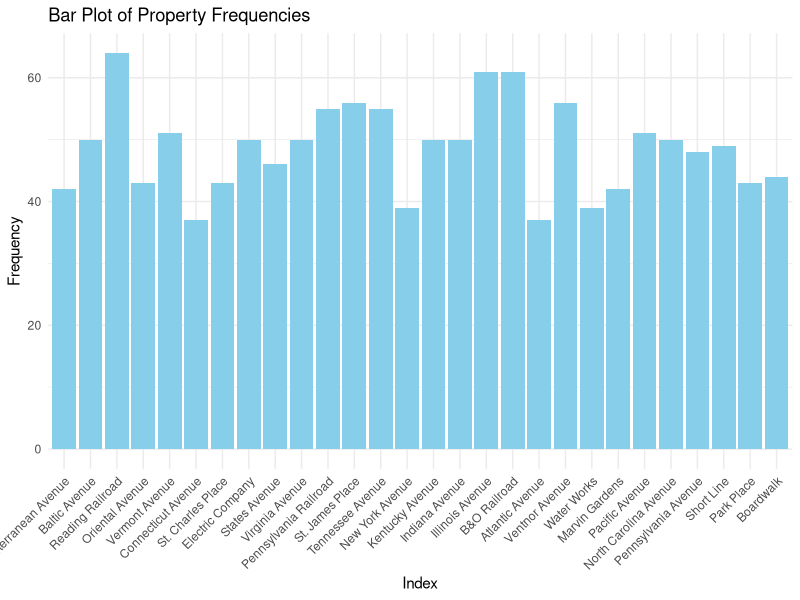
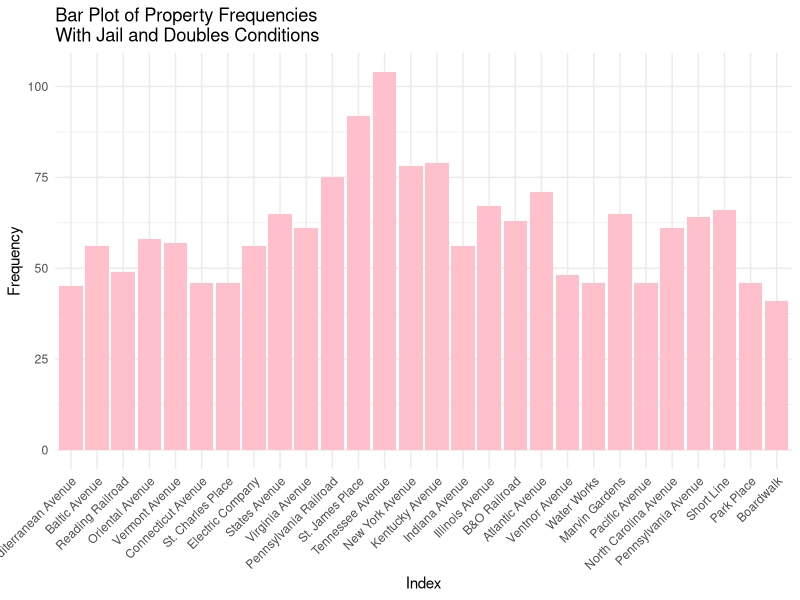
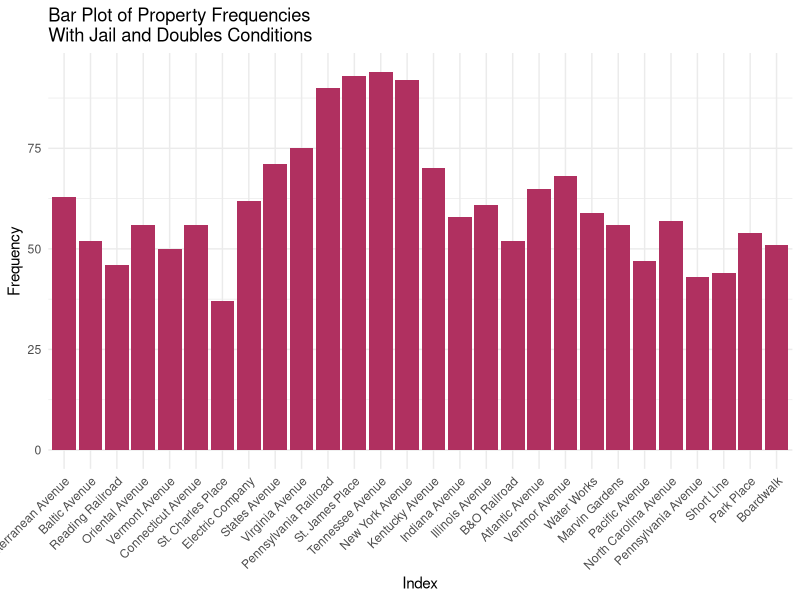

Recreate these plots in R, in order. (Note: this script raises an error after producing the figures.)
## ---- chunk 1
knitr::opts_chunk$set(echo = TRUE)
## ---- chunk 2
# Word docx in repository
## ---- chunk 3
dice_1 <- function() {
  sample(1:6, 1)
}

dice_2 <- function() {
  sample(1:6, 1)
}

property_sum_10games <- c(0, 0, 0, 0, 0, 0, 0, 0, 0, 0, 0, 0, 0, 0, 0, 0, 0, 0, 0, 0, 0, 0, 0, 0, 0, 0, 0, 0)

for (game in 1:10) {
  game_board <- c(0, 0, 0, 0, 0, 0, 0, 0, 0, 0, 0, 0, 0, 0, 0, 0, 0, 0, 0, 0, 0, 0, 0, 0, 0, 0, 0, 0, 0, 0, 0, 0, 0, 0, 0, 0, 0, 0, 0, 0)

  players <- list(
    player1 <- 0,
    player2 <- 0,
    player3 <- 0,
    player4 <- 0
  )

  for (i in 1:50) {
    for (j in 1:4) {
      dice_total <- dice_1() + dice_2()
      players[[j]] <- (players[[j]] + dice_total) %% 41
      game_board[players[[j]]] <- game_board[players[[j]]] + 1
    }
  }

  properties <- game_board[c(2, 4, 6, 7, 9, 10, 12, 13, 14, 15, 16, 17, 19, 20, 22, 24, 25, 26, 27, 28, 29, 30, 32, 33, 35, 36, 38, 40)]
  
  property_sum_10games <- property_sum_10games + properties
}  

names(property_sum_10games) <- c("Mediterranean Avenue", "Baltic Avenue", "Reading Railroad", "Oriental Avenue", "Vermont Avenue", "Connecticut Avenue", "St. Charles Place", "Electric Company", "States Avenue", "Virginia Avenue", "Pennsylvania Railroad", "St. James Place", "Tennessee Avenue", "New York Avenue", "Kentucky Avenue", "Indiana Avenue", "Illinois Avenue", "B&O Railroad", "Atlantic Avenue", "Ventnor Avenue", "Water Works", "Marvin Gardens", "Pacific Avenue", "North Carolina Avenue", "Pennsylvania Avenue", "Short Line", "Park Place", "Boardwalk")

library(ggplot2)

prop_freq1 <- data.frame(
  property = factor(names(property_sum_10games), levels = names(property_sum_10games)),
  frequency = property_sum_10games
)

ggplot(prop_freq1, aes(x = property, y = frequency)) +
  geom_bar(stat = "identity", fill = "skyblue") +
  labs(x = "Index", y = "Frequency", title = "Bar Plot of Property Frequencies") +
  theme_minimal() +
  theme(axis.text.x = element_text(angle = 45, hjust = 1))
## ---- chunk 4
property_sum_10games_jail <- c(0, 0, 0, 0, 0, 0, 0, 0, 0, 0, 0, 0, 0, 0, 0, 0, 0, 0, 0, 0, 0, 0, 0, 0, 0, 0, 0, 0)

for (game in 1:10) {
  game_board <- c(0, 0, 0, 0, 0, 0, 0, 0, 0, 0, 0, 0, 0, 0, 0, 0, 0, 0, 0, 0, 0, 0, 0, 0, 0, 0, 0, 0, 0, 0, 0, 0, 0, 0, 0, 0, 0, 0, 0, 0)

  players <- list( # Store players as a list of data frames with their information
    player1 <- data.frame(
      location = 0, # Location on the board (integer)
      double_rolls = 0, # Number of times doubles have been rolled consecutively (integer)
      jail = FALSE, # Is the player in jail? (boolean)
      jail_rolls = 0), # Number of times a player has rolled while in jail (integer)
    player2 <- data.frame(
      location = 0,
      double_rolls = 0,
      jail = FALSE,
      jail_rolls = 0),
    player3 <- data.frame(
      location = 0,
      double_rolls = 0,
      jail = FALSE,
      jail_rolls = 0),
    player4 <- data.frame(
      location = 0,
      double_rolls = 0,
      jail = FALSE,
      jail_rolls = 0)
  )

  for (i in 1:50) { # Each player has 50 turns
    for (j in 1:4) { # Players take turns in order
      if (players[[j]]$jail == TRUE) { # If the player is in jail...
        d1 = dice_1()
        d2 = dice_2()
        jail_rolls <- jail_rolls + 1
        
        if (d1 == d2 || players[[j]]$jail_rolls == 3) { # If the player rolls doubles or has been in jail for 3 turns, then they get out
          jail = FALSE
          players[[j]]$jail_rolls <- 0
          dice_total <- dice_1() + dice_2()
          players[[j]]$location <- (players[[j]]$location + dice_total) %% 41
          game_board[players[[j]]$location] <- game_board[players[[j]]$location] + 1
        }
        
      } else { # If the player is not in jail...
        d1 = dice_1()
        d2 = dice_2()
        dice_total <- dice_1() + dice_2()
        players[[j]]$location <- (players[[j]]$location + dice_total) %% 41
        game_board[players[[j]]$location] <- game_board[players[[j]]$location] + 1
        
        if (players[[j]]$location == 31) { # Player landed on "Go to jail"
          players[[j]]$location <- 11
          jail = TRUE
        } else if (d1 == d2) { # Player rolled doubles on their first roll
          players[[j]]$double_rolls = players[[j]]$double_rolls + 1
        }
        
        while (players[[j]]$double_rolls > 0 & players[[j]]$double_rolls < 3) { # Player rolls again if they got doubles
          d1 = dice_1()
          d2 = dice_2()
          dice_total <- dice_1() + dice_2()
          players[[j]]$location <- (players[[j]]$location + dice_total) %% 41
          game_board[players[[j]]$location] <- game_board[players[[j]]$location] + 1
          
          if (d1 == d2) { # Increment the player's number of consecutive doubles rolls
            players[[j]]$double_rolls = players[[j]]$double_rolls + 1
          }
        }
        
        if (players[[j]]$double_rolls == 3) { # If player rolls double 3 times in a row, then they go to jail
          players[[j]]$location <- 11
          jail = TRUE
        }
      }
    }  
  }    

  properties <- game_board[c(2, 4, 6, 7, 9, 10, 12, 13, 14, 15, 16, 17, 19, 20, 22, 24, 25, 26, 27, 28, 29, 30, 32, 33, 35, 36, 38, 40)]
  
  property_sum_10games_jail <- property_sum_10games_jail + properties
}  

names(property_sum_10games_jail) <- c("Mediterranean Avenue", "Baltic Avenue", "Reading Railroad", "Oriental Avenue", "Vermont Avenue", "Connecticut Avenue", "St. Charles Place", "Electric Company", "States Avenue", "Virginia Avenue", "Pennsylvania Railroad", "St. James Place", "Tennessee Avenue", "New York Avenue", "Kentucky Avenue", "Indiana Avenue", "Illinois Avenue", "B&O Railroad", "Atlantic Avenue", "Ventnor Avenue", "Water Works", "Marvin Gardens", "Pacific Avenue", "North Carolina Avenue", "Pennsylvania Avenue", "Short Line", "Park Place", "Boardwalk")

library(ggplot2)

prop_freq2 <- data.frame(
  property = factor(names(property_sum_10games_jail), levels = names(property_sum_10games_jail)),
  frequency = property_sum_10games_jail
)

ggplot(prop_freq2, aes(x = property, y = frequency)) +
  geom_bar(stat = "identity", fill = "pink") +
  labs(x = "Index", y = "Frequency", title = "Bar Plot of Property Frequencies\nWith Jail and Doubles Conditions") +
  theme_minimal() +
  theme(axis.text.x = element_text(angle = 45, hjust = 1))
## ---- chunk 5
# Chance function
chance <- function() {
  card <- sample(1:16, 1)
  if (card == 1) {
    players[[j]]$location <- 40 # Advance to Boardwalk
  } else if (card == 2) {
    players[[j]]$location <- 1 # Advance to Go
  } else if (card == 3) {
    players[[j]]$location <- 25 # Advance to Illinois Ave
  } else if (card == 4) {
    players[[j]]$location <- 12 # Advance to St. Charles Place
  } else if (card == 5 || card == 6) { # Advance to the nearest railroad
    if (players[[j]]$location == 37) {
      players[[j]]$location <- 6 # Advance to Reading Railroad
    } else if (players[[j]]$location == 8) {
      players[[j]]$location <- 16 # Advance to Pennsylvania Railroad
    } else if (players[[j]]$location == 23) {
      players[[j]]$location <- 26 # Advance to B&O Railroad
    } # Short Line doesn't apply here
  } else if (card == 7) { # Advance to the nearest utility
    if (players[[j]]$location == 8 || players[[j]]$location == 37) {
      players[[j]]$location <- 13 # Advance to Electric Company
    } else if (players[[j]]$location == 23) {
      players[[j]]$location <- 29 # Advance to Water Works
    }
  } else if (card == 8) {
    players[[j]]$location <- players[[j]]$location - 3 # Move backwards 3 places
  } else if (card == 9) {
    players[[j]]$location <- 11 # Go to jail
    players[[j]]$jail == TRUE
  } else if (card == 10) {
    players[[j]]$location <- 6 # Advance to Reading Railroad
  } 
 }

# Simulation with the chance function and jail conditions
property_sum_10games_chance <- c(0, 0, 0, 0, 0, 0, 0, 0, 0, 0, 0, 0, 0, 0, 0, 0, 0, 0, 0, 0, 0, 0, 0, 0, 0, 0, 0, 0)

for (game in 1:10) {
  game_board <- c(0, 0, 0, 0, 0, 0, 0, 0, 0, 0, 0, 0, 0, 0, 0, 0, 0, 0, 0, 0, 0, 0, 0, 0, 0, 0, 0, 0, 0, 0, 0, 0, 0, 0, 0, 0, 0, 0, 0, 0)

  players <- list(
    player1 <- data.frame(
      location = 0,
      double_rolls = 0,
      jail = FALSE,
      jail_rolls = 0),
    player2 <- data.frame(
      location = 0,
      double_rolls = 0,
      jail = FALSE,
      jail_rolls = 0),
    player3 <- data.frame(
      location = 0,
      double_rolls = 0,
      jail = FALSE,
      jail_rolls = 0),
    player4 <- data.frame(
      location = 0,
      double_rolls = 0,
      jail = FALSE,
      jail_rolls = 0)
  )

  for (i in 1:50) {
    for (j in 1:4) {
      if (players[[j]]$jail == TRUE) {
        d1 = dice_1()
        d2 = dice_2()
        jail_rolls <- jail_rolls + 1
        
        if (d1 == d2 || players[[j]]$jail_rolls == 3) {
          jail = FALSE
          players[[j]]$jail_rolls <- 0
          dice_total <- dice_1() + dice_2()
          players[[j]]$location <- (players[[j]]$location + dice_total) %% 41
          if (players[[j]]$location == 8 || players[[j]]$location == 23 || players[[j]]$location == 37) {
            game_board[players[[j]]$location] <- game_board[players[[j]]$location] + 1
            chance()
          }
          game_board[players[[j]]$location] <- game_board[players[[j]]$location] + 1
        }
        
      } else {
        d1 = dice_1()
        d2 = dice_2()
        dice_total <- dice_1() + dice_2()
        players[[j]]$location <- (players[[j]]$location + dice_total) %% 41
        if (players[[j]]$location == 8 || players[[j]]$location == 23 || players[[j]]$location == 37) {
            game_board[players[[j]]$location] <- game_board[players[[j]]$location] + 1
            chance()
          }
        game_board[players[[j]]$location] <- game_board[players[[j]]$location] + 1
        
        if (players[[j]]$location == 31) {
          players[[j]]$location <- 11
          jail = TRUE
        } else if (d1 == d2) {
          players[[j]]$double_rolls = players[[j]]$double_rolls + 1
        }
        
        while (players[[j]]$double_rolls > 0 & players[[j]]$double_rolls < 3) {
          d1 = dice_1()
          d2 = dice_2()
          dice_total <- dice_1() + dice_2()
          players[[j]]$location <- (players[[j]]$location + dice_total) %% 41
          if (players[[j]]$location == 8 || players[[j]]$location == 23 || players[[j]]$location == 37) {
            game_board[players[[j]]$location] <- game_board[players[[j]]$location] + 1
            chance()
          }
          game_board[players[[j]]$location] <- game_board[players[[j]]$location] + 1
          
          if (d1 == d2) {
            players[[j]]$double_rolls = players[[j]]$double_rolls + 1
          }
        }
        
        if (players[[j]]$double_rolls == 3) {
          players[[j]]$location <- 11
          jail = TRUE
        }
      }
    }  
  }    

  properties <- game_board[c(2, 4, 6, 7, 9, 10, 12, 13, 14, 15, 16, 17, 19, 20, 22, 24, 25, 26, 27, 28, 29, 30, 32, 33, 35, 36, 38, 40)]
  
  property_sum_10games_chance <- property_sum_10games_chance + properties
}  

names(property_sum_10games_chance) <- c("Mediterranean Avenue", "Baltic Avenue", "Reading Railroad", "Oriental Avenue", "Vermont Avenue", "Connecticut Avenue", "St. Charles Place", "Electric Company", "States Avenue", "Virginia Avenue", "Pennsylvania Railroad", "St. James Place", "Tennessee Avenue", "New York Avenue", "Kentucky Avenue", "Indiana Avenue", "Illinois Avenue", "B&O Railroad", "Atlantic Avenue", "Ventnor Avenue", "Water Works", "Marvin Gardens", "Pacific Avenue", "North Carolina Avenue", "Pennsylvania Avenue", "Short Line", "Park Place", "Boardwalk")

# Plot
library(ggplot2)

prop_freq2 <- data.frame(
  property = factor(names(property_sum_10games_chance), levels = names(property_sum_10games_chance)),
  frequency = property_sum_10games_chance
)

ggplot(prop_freq2, aes(x = property, y = frequency)) +
  geom_bar(stat = "identity", fill = "maroon") +
  labs(x = "Index", y = "Frequency", title = "Bar Plot of Property Frequencies\nWith Jail and Doubles Conditions") +
  theme_minimal() +
  theme(axis.text.x = element_text(angle = 45, hjust = 1))
## ---- chunk 6
# Community Chest Cards Function
chest <- function() {
  chest_card <- sample(1:16, 1)
    if (chest_card == 1) {
      players[[j]]$location <- 1 # Advance to Go (Collect $200)
      players[[j]]$account <- players[[j]]$account + 200
    } else if (chest_card == 2) {
      players[[j]]$account <- players[[j]]$account + 200 # Bank error in your favor. Collect $200
    } else if (chest_card == 3) {
      players[[j]]$account <- players[[j]]$account - 50 # Doctor’s fee. Pay $50
      free_parking_fund <- free_parking_fund + 50
    } else if (chest_card == 4) {
      players[[j]]$account <- players[[j]]$money + 50 # From sale of stock you get $50
    } else if (chest_card == 5) {
      players[[j]]$get_out_of_jail_free == TRUE # Get Out of Jail Free
    } else if (chest_card == 6) {
      players[[j]]$jail == TRUE # Go to Jail. Go directly to jail, do not pass Go, do not collect $200
    } else if (chest_card == 7) {
      players[[j]]$account <- players[[j]]$account + 100 # Holiday fund matures. Receive $100
    } else if (chest_card == 8) {
      players[[j]]$account <- players[[j]]$account + 20 # Income tax refund. Collect $20
    } else if (chest_card == 9) {
      players[[j]]$account <- players[[j]]$account + 10 * 3 # It is your birthday. Collect $10 from every player
        for (k in 1:4) {
          if (k != j) {
            players[[k]]$account <- players[[k]]$account - 10
        }
      }
    } else if (chest_card == 10) {
      players[[j]]$account <- players[[j]]$account + 100 # Life insurance matures. Collect $100
    } else if (chest_card == 11) {
      players[[j]]$account <- players[[j]]$account - 100 # Pay hospital fees of $100
      free_parking_fund <- free_parking_fund + 100
    } else if (chest_card == 12) {
      players[[j]]$account <- players[[j]]$account - 50 # Pay school fees of $50
      free_parking_fund <- free_parking_fund + 50
    } else if (chest_card == 13) {
      players[[j]]$account <- players[[j]]$account - 25 # Receive $25 consultancy fee
      free_parking_fund <- free_parking_fund + 25
    } else if (chest_card == 14) {
      players[[j]]$account <- players[[j]]$account + 10 # You have won second prize in a beauty contest. Collect $10
    } else if (chest_card == 15) {
      players[[j]]$account <- players[[j]]$account + 100 # You inherit $100
    }
      # Card 16 is paying for houses and hotels -- doesn't apply here
}

free_parking_fund <- 0

free_parking <- function(){
  if (players[[j]]$location == 20) {  # Free Parking position
  players[[j]]$account <- players[[j]]$account + free_parking_fund
  free_parking_fund <- 0  # Reset the fund
  }
}
## ---- chunk 7
chance <- function() {
  card <- sample(1:16, 1)
  old_location <- players[[j]]$location
  new_location <- players[[j]]$location
   if (card == 1) {
    players[[j]]$location <- 40 # Advance to Boardwalk
    new_location <- players[[j]]$location
  } else if (card == 2) {
    players[[j]]$location <- 1 # Advance to Go
    new_location <- players[[j]]$location
  } else if (card == 3) {
    players[[j]]$location <- 25 # Advance to Illinois Ave
    new_location <- players[[j]]$location
  } else if (card == 4) {
    players[[j]]$location <- 12 # Advance to St. Charles Place
    new_location <- players[[j]]$location
  } else if (card == 5 || card == 6) { # Advance to the nearest railroad
    if (players[[j]]$location == 37) {
      players[[j]]$location <- 6 # Advance to Reading Railroad
      new_location <- players[[j]]$location
    } else if (players[[j]]$location == 8) {
      players[[j]]$location <- 16 # Advance to Pennsylvania Railroad
      new_location <- players[[j]]$location
    } else if (players[[j]]$location == 23) {
      players[[j]]$location <- 26 # Advance to B&O Railroad
      new_location <- players[[j]]$location
    } 
  } else if (card == 7) { # Advance to the nearest utility
    if (players[[j]]$location == 8 || players[[j]]$location == 37) {
      players[[j]]$location <- 13 # Advance to Electric Company
      new_location <- players[[j]]$location
    } else if (players[[j]]$location == 23) {
      players[[j]]$location <- 29 # Advance to Water Works
      new_location <- players[[j]]$location
    }
  } else if (card == 8) {
    players[[j]]$location <- players[[j]]$location - 3 # Move backwards 3 places
    new_location <- players[[j]]$location
  } else if (card == 9) {
    players[[j]]$location <- 11 # Go to jail
    players[[j]]$jail == TRUE
    new_location <- players[[j]]$location
  } else if (card == 10) {
    players[[j]]$location <- 6 # Advance to Reading Railroad
    new_location <- players[[j]]$location
  } 

  if (new_location < old_location && card %in% c(3,4,10)) {
    players[[j]]$account <- players[[j]]$account + 200 # Passing Go for cards 3, 4, and 10
  }
  
    else if (card == 11) {
      players[[j]]$account <- players[[j]]$account + 50 # Bank pays you $50
    }
    else if (card == 12) {
      players[[j]]$get_out_of_jail_free == TRUE # Get out of jail free card
    }
    else if (card == 13) {
      players[[j]]$account <- players[[j]]$account - 15 # Speeding fine $15
      free_parking_fund <- free_parking_fund + 15
    }
    else if (card == 14) {
      players[[j]]$account <- players[[j]]$account - 50 * 3
        for (k in 1:4) {
          if (k != j) {
            players[[k]]$account <- players[[k]]$account + 50 # Elected Chairman of the Board; pay each player $50
          }
        }
    }
    else if (card == 15) {
      players[[j]]$account <- players[[j]]$account + 150 # Building loan matures; collect $150
      
      # Card 16 is paying for houses and hotels -- doesn't apply here
    }
}
## ---- chunk 8
chance <- function() {
  card <- sample(1:16, 1)
  if (card == 1) {
    players[[j]]$location <- 40 # Advance to Boardwalk
  } else if (card == 2) {
    players[[j]]$location <- 1 # Advance to Go
    players[[j]]$account <- players[[j]]$account + 200
  } else if (card == 3) {
    players[[j]]$location <- 25 # Advance to Illinois Ave
    if (players[[j]]$location == 37) {
      players[[j]]$account <- players[[j]]$account + 200
    }
  } else if (card == 4) {
    players[[j]]$location <- 12 # Advance to St. Charles Place
    if (players[[j]]$location != 8) {
      players[[j]]$account <- players[[j]]$account + 200
    }
  } else if (card == 5 || card == 6) { # Advance to the nearest railroad
    if (players[[j]]$location == 37) {
      players[[j]]$location <- 6 # Advance to Reading Railroad
      players[[j]]$account <- players[[j]]$account + 200
    } else if (players[[j]]$location == 8) {
      players[[j]]$location <- 16 # Advance to Pennsylvania Railroad
    } else if (players[[j]]$location == 23) {
      players[[j]]$location <- 26 # Advance to B&O Railroad
    } 
  } else if (card == 7) { # Advance to the nearest utility
    if (players[[j]]$location == 8 || players[[j]]$location == 37) {
      players[[j]]$location <- 13 # Advance to Electric Company
      if (players[[j]]$location == 37) {
      players[[j]]$account <- players[[j]]$account + 200
    }
    } else if (players[[j]]$location == 23) {
      players[[j]]$location <- 29 # Advance to Water Works
    }
  } else if (card == 8) {
    players[[j]]$location <- players[[j]]$location - 3 # Move backwards 3 places
  } else if (card == 9) {
    players[[j]]$location <- 11 # Go to jail
    players[[j]]$jail == TRUE
  } else if (card == 10) {
    players[[j]]$location <- 6 # Advance to Reading Railroad
    players[[j]]$account <- players[[j]]$account + 200
  } else if (card == 11) { # Bank pays you $50
    players[[j]]$account <- players[[j]]$account + 50
  } else if (card == 12) { # Get out of jail free
    players[[j]]$get_out_of_jail_free = TRUE
  } else if (card == 13) { # Speeding fine
    players[[j]]$account <- players[[j]]$account - 15
  } else if (card == 14) { # Elected chairman
    players[[j]]$account <- players[[j]]$account + 150
    for (k in 1:4) {
      if (players[[j]] != players[[k]]) {
        players[[k]]$account <- players[[k]]$account - 50
      }
    }
  } else if (card == 15) { # Building loan matures
    players[[j]]$account <- players[[j]]$account + 150
  }
}
## ---- chunk 9
divide_properties <- function(x) {
  shuffled <- sample(x)
  n <- length(shuffled)
  indices <- rep(1:4, times = 7)
  result <- split(shuffled, indices)
}
## ---- chunk 10
ownership <- function(x) {
  for (p in players) {
    for (i in 1:7) {
      if (x == players[[p]]$owned_properties[i]) {
        if (p == players[[p]]$ID) {
          return(null)
        } else {
          return(players[[p]])
        }
      }
    }
  }
}
## ---- chunk 11
special_ownership <- function(x) {
  rail_count <- 0
  util_count
  for (i in 1:7) {
    if (x[i] == 6 || x[i] == 16 || x[i] == 26 || x[i] == 36) {
      rail_count <- rail_count + 1
    } else if (x[i] == 13 || x[i] == 29) {
      util_count = util_count + 1
    }
  }
  
  fees <- c()
  
  if (rail_count == 0) {
    fees <- append(fees, 0)
  } else if (rail_count == 1) {
    fees <- append(fees, 25)
  } else if (rail_count == 2) {
    fees <- append(fees, 50)
  } else {
    fees <- append(fees, 100)
  }
  
  if (util_count == 0) {
    fees <- append(fees, 0)
  } else if (util_count == 1) {
    fees <- append(fees, 4)
  } else {
    fees <- append(fees, 10)
  } 
  
  return(fees)
}
## ---- chunk 12
rent <- function(x) {
  if (x == 1) { # Go
    players[[j]]$account = players[[j]]$account + 200 
  } else if (x == 5) { # Income tax
    players[[j]]$account = players[[j]]$account - 200
  } else if (x == 39) { # Luxury tax
    players[[j]]$account = players[[j]]$account - 100
  }
  
  owner <- ownership(x)
  if (owner$in_game == TRUE) {
    if (x == 2) { # Mediterranean Ave
      players[[j]]$account = players[[j]]$account - 2
      owner$account = owner$account + 2
    } else if (x == 4) { # Baltic Ave
      players[[j]]$account = players[[j]]$account - 4
      owner$account = owner$account + 4
    } else if (x == 4 || x == 16 || x == 26 || x == 36) { # Railroads
      special_fees <- owner$rails_and_utils
      players[[j]]$account = players[[j]]$account - special_fees[1]
      owner$account = owner$account + special_fees[1]
    } else if (x == 6) { # Oriental Ave
      players[[j]]$account = players[[j]]$account - 6
      owner$account = owner$account + 6
    } else if (x == 9) { # Vermont Ave
      players[[j]]$account = players[[j]]$account - 6
      owner$account = owner$account + 6
    } else if (x == 10) { # Connecticut Ave
      players[[j]]$account = players[[j]]$account - 8
      owner$account = owner$account + 8
    } else if (x == 12) { # St. Charles Place
      players[[j]]$account = players[[j]]$account - 10
      owner$account = owner$account + 10
    } else if (x == 13 || x == 29) { # Utilities
      special_fees <- owner$rails_and_utils
      players[[j]]$account = players[[j]]$account - special_fees[2]
      owner$account = owner$account + special_fees[2]
    } else if (x == 14) { # States Ave
      players[[j]]$account = players[[j]]$account - 10
      owner$account = owner$account + 10
    } else if (x == 15) { # Virginia Ave
      players[[j]]$account = players[[j]]$account - 12
      owner$account = owner$account + 12
    } else if (x == 17) { # St. James Place
      players[[j]]$account = players[[j]]$account - 14
      owner$account = owner$account + 14
    } else if (x == 19) { # Tennessee Ave
      players[[j]]$account = players[[j]]$account - 14
      owner$account = owner$account + 14
    } else if (x == 20) { # New York Ave
      players[[j]]$account = players[[j]]$account - 16
      owner$account = owner$account + 16
    } else if (x == 22) { # Kentucky Ave
      players[[j]]$account = players[[j]]$account - 18
      owner$account = owner$account + 18
    } else if (x == 24) { # Indiana Ave
      players[[j]]$account = players[[j]]$account - 18
      owner$account = owner$account + 18
    } else if (x == 25) { # Illinois Ave
      players[[j]]$account = players[[j]]$account - 20
      owner$account = owner$account + 20
    } else if (x == 27) { # Atlantic Ave
      players[[j]]$account = players[[j]]$account - 22
      owner$account = owner$account + 22
    } else if (x == 28) { # Vetnor Ave
      players[[j]]$account = players[[j]]$account - 22
      owner$account = owner$account + 22
    } else if (x == 30) { # Marvin Gardens
      players[[j]]$account = players[[j]]$account - 24
      owner$account = owner$account + 24
    } else if (x == 32) { # Pacific Ave
      players[[j]]$account = players[[j]]$account - 26
      owner$account = owner$account + 26
    } else if (x == 33) { # North Carolina Ave
      players[[j]]$account = players[[j]]$account - 26
      owner$account = owner$account + 26
    } else if (x == 35) { # Pennsylvania Ave
      players[[j]]$account = players[[j]]$account - 28
      owner$account = owner$account + 28
    } else if (x == 38) { # Park Place
      players[[j]]$account = players[[j]]$account - 35
      owner$account = owner$account + 35
    } else if (x == 40) { # Boardwalk
      players[[j]]$account = players[[j]]$account - 50
      owner$account = owner$account + 50
    }
  }
}
## ---- chunk 13
properties <- c(2, 4, 6, 7, 9, 10, 12, 13, 14, 15, 16, 17, 19, 20, 22, 24, 25, 26, 27, 28, 29, 30, 32, 33, 35, 36, 38, 40)

# Randomly give each player 7 properties
property_groups <- divide_properties(properties)
print(property_groups)
# Add location of properties to players owned properties vector
players <- list(
  player1 <- list(
    ID = 1,
    location = 0,
    double_rolls = 0,
    jail = FALSE,
    jail_rolls = 0,
    account = 1500,
    owned_properties <- property_groups[1],
    rails_and_utils <- special_ownership(unlist(owned_properties)),
    get_out_of_jail_free = FALSE,
    in_game = TRUE),
  player2 <- list(
    ID = 2,
    location = 0,
    double_rolls = 0,
    jail = FALSE,
    jail_rolls = 0,
    account = 1500,
    owned_properties <- property_groups[2],
    rails_and_utils <- special_ownership(unlist(owned_properties)),
    get_out_of_jail_free = FALSE,
    in_game = TRUE),
  player3 <- list(
    ID = 3,
    location = 0,
    double_rolls = 0,
    jail = FALSE,
    jail_rolls = 0,
    account = 1500,
    owned_properties <- property_groups[3],
    rails_and_utils <- special_ownership(unlist(owned_properties)),
    get_out_of_jail_free = FALSE,
    in_game = TRUE),
  player4 <- list(
    ID = 4,
    location = 0,
    double_rolls = 0,
    jail = FALSE,
    jail_rolls = 0,
    account = 1500,
    owned_properties <- property_groups[4],
    rails_and_utils <- special_ownership(unlist(owned_properties)),
    get_out_of_jail_free = FALSE,
    in_game = TRUE)
  )

# Make attribute to know how many players are still in
players_in <- 4
# Make attribute to count the number of turns taken
total_turns <- 0

while (players_in > 1) {
  # Add rent function to this whole thing
  for (j in 1:4) {
    if (players[[j]]$in_game == TRUE) {
      if (players[[j]]$jail == TRUE & players[[j]]$get_out_of_jail_free == FALSE) {
        d1 = dice_1()
        d2 = dice_2()
        jail_rolls <- jail_rolls + 1
        
        if (d1 == d2 || players[[j]]$jail_rolls == 3) {
          jail = FALSE
          players[[j]]$jail_rolls <- 0
          dice_total <- dice_1() + dice_2()
          players[[j]]$location <- (players[[j]]$location + dice_total) %% 41
          if (players[[j]]$location == 8 || players[[j]]$location == 23 || players[[j]]$location == 37) {
            chance()
          }
          # Add community chest
          if (players[[j]]$location == 3 || players[[j]]$location == 18 || players[[j]]$location == 34) {
            chest()
          }
          # Pay rent
          rent(players[[j]]$location)
        }
        total_turns = total_turns + 1
        
      } else {
        if (players[[j]]$jail == TRUE & players[[j]]$get_out_of_jail_free == TRUE) {
          players[[j]]$jail == FALSE
          players[[j]]$get_out_of_jail_free == FALSE
        }
        d1 = dice_1()
        d2 = dice_2()
        dice_total <- dice_1() + dice_2()
        players[[j]]$location <- (players[[j]]$location + dice_total) %% 41
        if (players[[j]]$location == 8 || players[[j]]$location == 23 || players[[j]]$location == 37) {
            chance()
        }
        if (players[[j]]$location == 3 || players[[j]]$location == 18 || players[[j]]$location == 34) {
            chest()
          }
          # Pay rent
          rent(players[[j]]$location)
      }
        
      if (players[[j]]$location == 31) {
        players[[j]]$location <- 11
        jail = TRUE
      } else if (d1 == d2) {
        players[[j]]$double_rolls = players[[j]]$double_rolls + 1
      }
        
      while (players[[j]]$double_rolls > 0 & players[[j]]$double_rolls < 3) {
        d1 = dice_1()
        d2 = dice_2()
        dice_total <- dice_1() + dice_2()
        players[[j]]$location <- (players[[j]]$location + dice_total) %% 41
        if (players[[j]]$location == 8 || players[[j]]$location == 23 || players[[j]]$location == 37) {
          chance()
        }
        # Add community chest
        if (players[[j]]$location == 3 || players[[j]]$location == 18 || players[[j]]$location == 34) {
          chest()
        }
        # Pay rent
        rent(players[[j]]$location)
      }
          
      if (d1 == d2) {
        players[[j]]$double_rolls = players[[j]]$double_rolls + 1
      }
      
      if (players[[j]]$double_rolls == 3) {
        players[[j]]$location <- 11
        jail = TRUE
      }
      
      if (players[[j]]$account < 0) {
        players[[j]]$in_game = FALSE
        players_in = players_in - 1
      }
      
      total_turns = total_turns + 1
    }
  }
}
